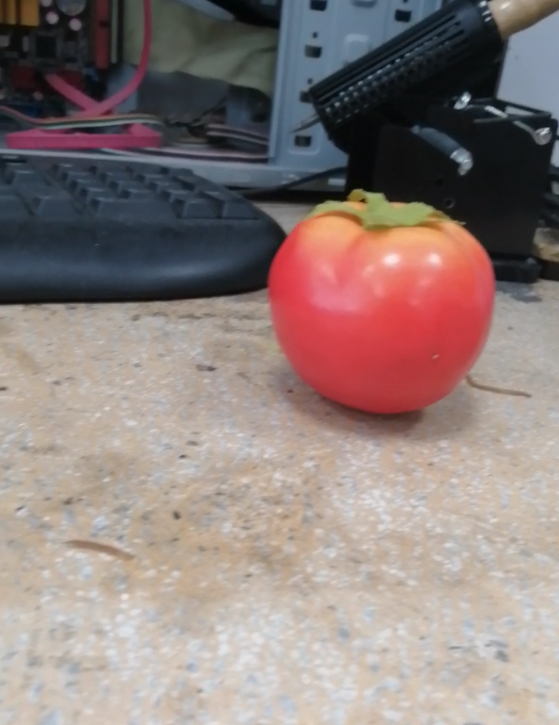
#> input picture Image_processing/testdata/tomato1.png, 559 x 725 px
$ jupyter execute test.ipynb
#> lines starting #> are read from the running program, lines starting #| are printed output that depends on the picture; after the words box and inside, x2 and y2 are one past the last pixel; in counts of white or black regions, pixels touching at a corner belong together
### Image_processing/utilities.py
import cv2
import numpy as np
import sys

from numpy.lib.function_base import disp


# [167 lines left out: functions find_range, filter_color, find_lane, not called in this run]

def displayIMG(img, windowName="none"):
    cv2.namedWindow( windowName, cv2.WINDOW_NORMAL )
    cv2.resizeWindow(windowName, 1000, 800)
    cv2.imshow(windowName, img)
    cv2.waitKey(0)
    cv2.destroyAllWindows()

# [121 lines left out: functions canny_webcam, canny_picture, print_attribute, auto_canny, find_canny, getCircle, not called in this run]


### Image_processing/test.ipynb
[cell 1]
import numpy as np
import cv2
from utilities import *

[cell 2]
arrayA = np.arange(24)
arrayB = arrayA.reshape((6,4))
arrayB
# arrayC = np.pad(arrayB.flatten(),(0,len(arrayB)*len(arrayB[0])*2),'constant',constant_values=(0,0)).reshape((len(arrayB),len(arrayB[0]),3))
arrayC = arrayB.flatten().reshape((len(arrayB),len(arrayB[0])))
arrayC.shape

[cell 3]
# print(len(arrayA))
# print(len(arrayB))
# print(len(arrayB[0]))
print(arrayC)

[cell 4]
image=cv2.imread('testdata/tomato1.png')
#> image is the input picture: shape (725, 559, 3); mean B, G, R 123.6, 126.5, 141.5
hsv = cv2.cvtColor(image, cv2.COLOR_BGR2HSV) #將BGR轉換為HSV
#> hsv: shape (725, 559, 3); mean H, S, V 56.4, 54.6, 147
#HSV中的顏色強度參數
weaker_red = np.array([0,76,157])
strong_red = np.array([179,199,255])
mask_red = cv2.inRange(hsv,weaker_red,strong_red) #Threshold HSV圖像獲取輸入顏色
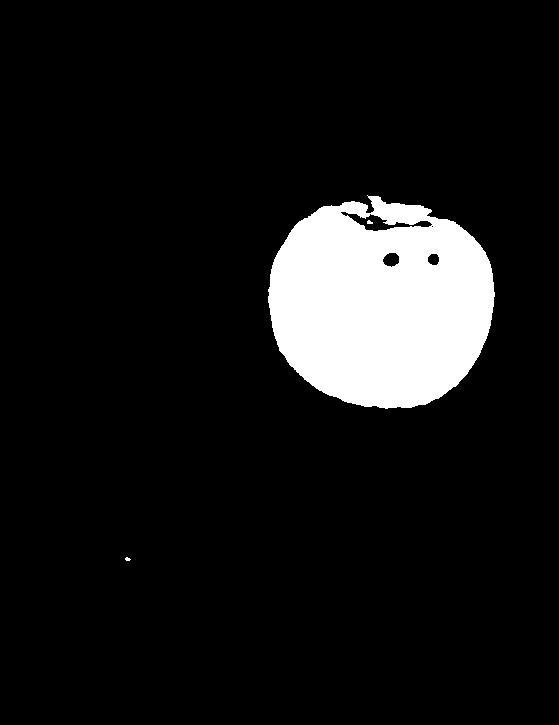
#> mask_red: shape (725, 559); 9.1% white; 3 white regions (2 under 20 px), largest, box (x1, y1, x2, y2) and area: (268, 195, 495, 409) 36913
z_array=np.zeros((len(mask_red),len(mask_red[0])))
#> z_array: shape (725, 559) float64; every value is 0
mask=np.stack((mask_red.copy(),z_array.copy(),z_array.copy()),2)
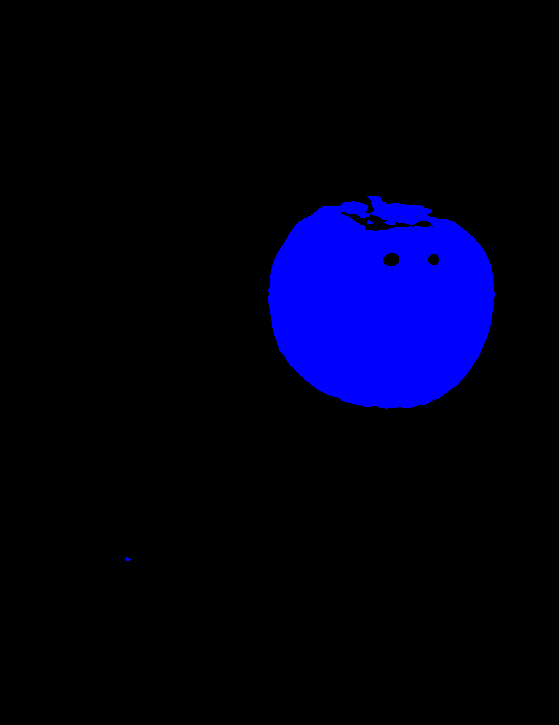
#> mask: shape (725, 559, 3) float64; mean of channels 0, 1, 2 23.2, 0, 0; drawn as B, G, R
displayIMG(mask)

[cell 5]
z=np.zeros((6,4))
c=np.stack((arrayC.copy(),z.copy(),z.copy()),2)
print(c)
print(c.shape)

$ run again, with Image_processing/testdata/IMG_20210820_134727.jpg saved as Image_processing/testdata/tomato1.png
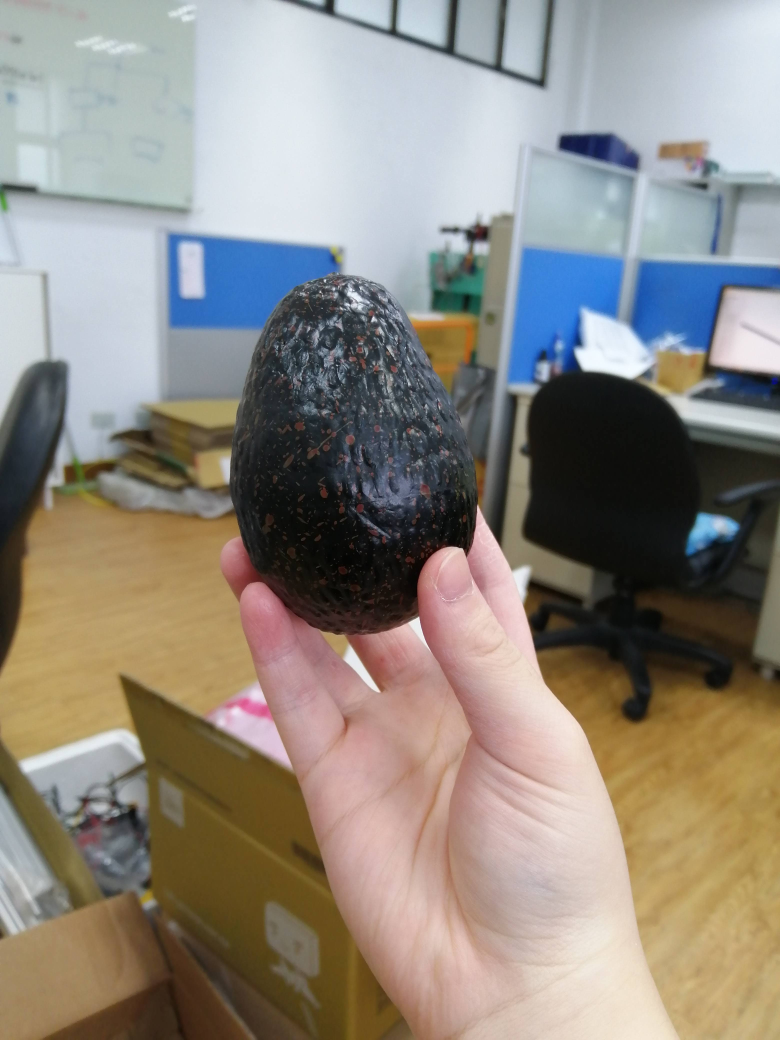
#> input picture Image_processing/testdata/IMG_20210820_134727.jpg, 3120 x 4160 px (shown at 1/4 size)
#> image is the input picture: shape (4160, 3120, 3); mean B, G, R 128.6, 137.3, 143.8
#> hsv: shape (4160, 3120, 3); mean H, S, V 59.2, 71, 155.9
#> `mask_red = cv2.inRange(hsv,weaker_red,strong_red)`:
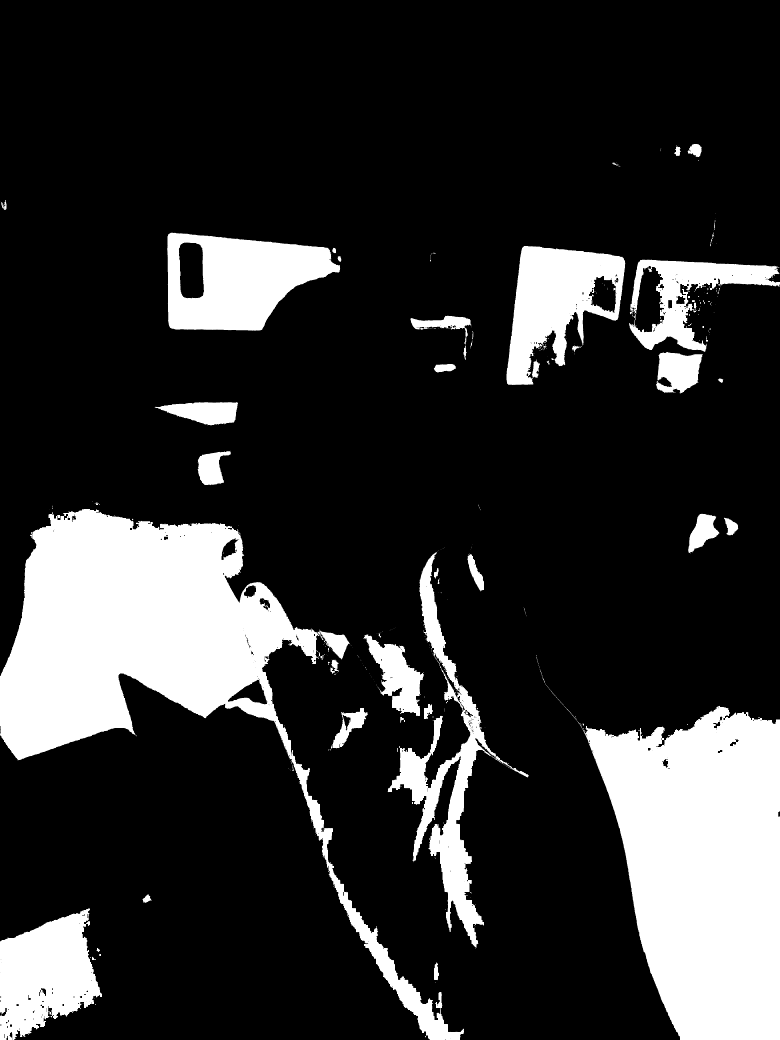
#> mask_red: shape (4160, 3120) (shown at 1/4 size); 18.8% white; 441 white regions (358 under 20 px), largest, box (x1, y1, x2, y2) and area: (0, 2036, 1856, 4160) 857008, (2256, 2823, 3120, 4160) 754782, (669, 931, 1361, 1323) 173378
#> z_array: shape (4160, 3120) float64; every value is 0
#> `mask=np.stack((mask_red.copy(),z_array.copy(),z_array.copy()),2)`:
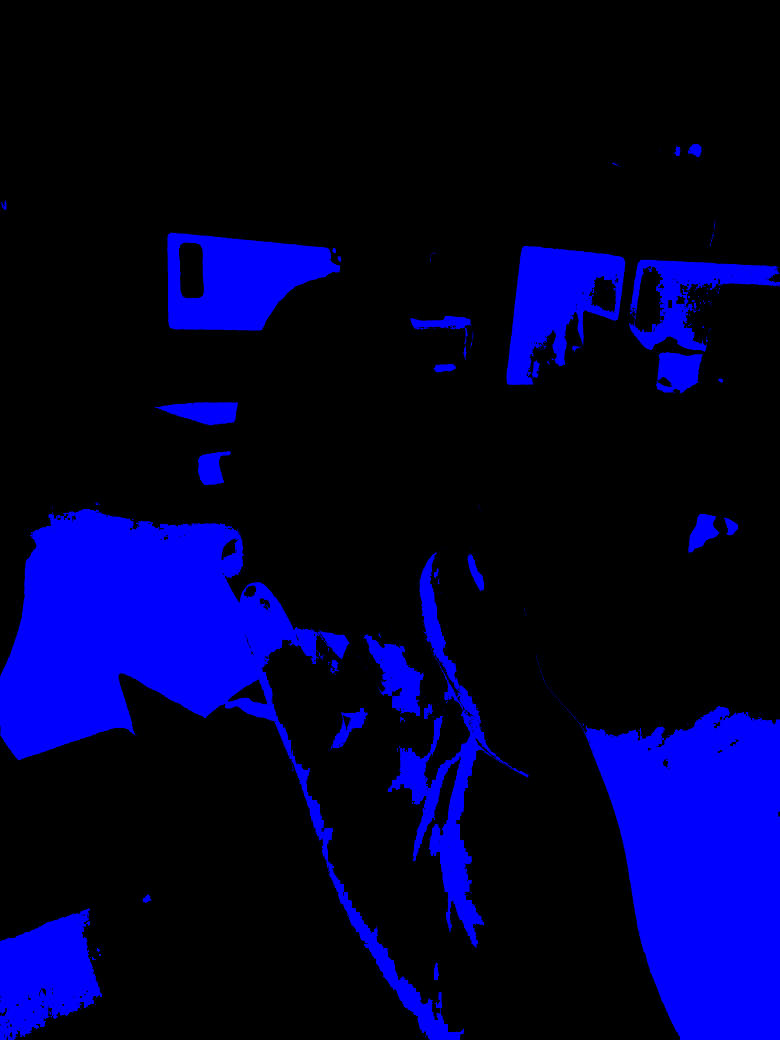
#> mask: shape (4160, 3120, 3) float64 (shown at 1/4 size); mean of channels 0, 1, 2 47.9, 0, 0; drawn as B, G, R
